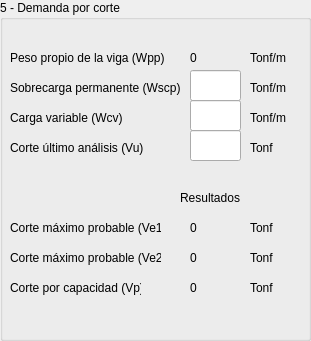
      <widget class="QGroupBox" name="groupBox_6">
       <property name="enabled">
        <bool>true</bool>
       </property>
       <property name="geometry">
        <rect>
         <x>10</x>
         <y>280</y>
         <width>311</width>
         <height>341</height>
        </rect>
       </property>
       <property name="title">
        <string>5 - Demanda por corte</string>
       </property>
       <widget class="QLabel" name="label_corte_derecho">
        <property name="geometry">
         <rect>
          <x>190</x>
          <y>250</y>
          <width>51</width>
          <height>16</height>
         </rect>
        </property>
        <property name="text">
         <string>0</string>
        </property>
       </widget>
       <widget class="QLineEdit" name="line_edit_corte_ultimo_viga">
        <property name="geometry">
         <rect>
          <x>190</x>
          <y>130</y>
          <width>51</width>
          <height>31</height>
         </rect>
        </property>
        <property name="text">
         <string/>
        </property>
       </widget>
       <widget class="QLabel" name="label_60">
        <property name="geometry">
         <rect>
          <x>10</x>
          <y>140</y>
          <width>171</width>
          <height>16</height>
         </rect>
        </property>
        <property name="text">
         <string>Corte último análisis (Vu)</string>
        </property>
       </widget>
       <widget class="QLabel" name="label_72">
        <property name="geometry">
         <rect>
          <x>180</x>
          <y>190</y>
          <width>61</width>
          <height>16</height>
         </rect>
        </property>
        <property name="text">
         <string>Resultados</string>
        </property>
       </widget>
       <widget class="QLabel" name="label_corte_capacidad">
        <property name="geometry">
         <rect>
          <x>190</x>
          <y>280</y>
          <width>51</width>
          <height>16</height>
         </rect>
        </property>
        <property name="text">
         <string>0</string>
        </property>
       </widget>
       <widget class="QLabel" name="label_95">
        <property name="geometry">
         <rect>
          <x>250</x>
          <y>140</y>
          <width>41</width>
          <height>16</height>
         </rect>
        </property>
        <property name="text">
         <string>Tonf</string>
        </property>
       </widget>
       <widget class="QLabel" name="label_97">
        <property name="geometry">
         <rect>
          <x>10</x>
          <y>220</y>
          <width>151</width>
          <height>16</height>
         </rect>
        </property>
        <property name="text">
         <string>Corte máximo probable (Ve1)</string>
        </property>
       </widget>
       <widget class="QLabel" name="label_98">
        <property name="geometry">
         <rect>
          <x>250</x>
          <y>250</y>
          <width>41</width>
          <height>16</height>
         </rect>
        </property>
        <property name="text">
         <string>Tonf</string>
        </property>
       </widget>
       <widget class="QLabel" name="label_99">
        <property name="geometry">
         <rect>
          <x>250</x>
          <y>280</y>
          <width>41</width>
          <height>16</height>
         </rect>
        </property>
        <property name="text">
         <string>Tonf</string>
        </property>
       </widget>
       <widget class="QLabel" name="label_113">
        <property name="geometry">
         <rect>
          <x>10</x>
          <y>250</y>
          <width>151</width>
          <height>16</height>
         </rect>
        </property>
        <property name="text">
         <string>Corte máximo probable (Ve2)</string>
        </property>
       </widget>
       <widget class="QLabel" name="label_114">
        <property name="geometry">
         <rect>
          <x>10</x>
          <y>280</y>
          <width>131</width>
          <height>16</height>
         </rect>
        </property>
        <property name="text">
         <string>Corte por capacidad (Vp)</string>
        </property>
       </widget>
       <widget class="QLabel" name="label_96">
        <property name="geometry">
         <rect>
          <x>250</x>
          <y>220</y>
          <width>41</width>
          <height>16</height>
         </rect>
        </property>
        <property name="text">
         <string>Tonf</string>
        </property>
       </widget>
       <widget class="QLabel" name="label_corte_izquierdo">
        <property name="geometry">
         <rect>
          <x>190</x>
          <y>220</y>
          <width>51</width>
          <height>16</height>
         </rect>
        </property>
        <property name="text">
         <string>0</string>
        </property>
       </widget>
       <widget class="QLabel" name="label_43">
        <property name="geometry">
         <rect>
          <x>10</x>
          <y>110</y>
          <width>171</width>
          <height>16</height>
         </rect>
        </property>
        <property name="text">
         <string>Carga variable (Wcv)</string>
        </property>
       </widget>
       <widget class="QLineEdit" name="line_edit_sobrecarga_variable_viga">
        <property name="geometry">
         <rect>
          <x>190</x>
          <y>100</y>
          <width>51</width>
          <height>31</height>
         </rect>
        </property>
        <property name="text">
         <string/>
        </property>
       </widget>
       <widget class="QLabel" name="label_63">
        <property name="geometry">
         <rect>
          <x>250</x>
          <y>110</y>
          <width>41</width>
          <height>16</height>
         </rect>
        </property>
        <property name="text">
         <string>Tonf/m</string>
        </property>
       </widget>
       <widget class="QLabel" name="label_13">
        <property name="geometry">
         <rect>
          <x>10</x>
          <y>80</y>
          <width>171</width>
          <height>16</height>
         </rect>
        </property>
        <property name="text">
         <string>Sobrecarga permanente (Wscp)</string>
        </property>
       </widget>
       <widget class="QLineEdit" name="line_edit_sobrecarga_permanente_viga">
        <property name="geometry">
         <rect>
          <x>190</x>
          <y>70</y>
          <width>51</width>
          <height>31</height>
         </rect>
        </property>
        <property name="text">
         <string/>
        </property>
       </widget>
       <widget class="QLabel" name="label_57">
        <property name="geometry">
         <rect>
          <x>250</x>
          <y>80</y>
          <width>41</width>
          <height>16</height>
         </rect>
        </property>
        <property name="text">
         <string>Tonf/m</string>
        </property>
       </widget>
       <widget class="QLabel" name="label_12">
        <property name="geometry">
         <rect>
          <x>10</x>
          <y>50</y>
          <width>171</width>
          <height>16</height>
         </rect>
        </property>
        <property name="text">
         <string>Peso propio de la viga (Wpp)</string>
        </property>
       </widget>
       <widget class="QLabel" name="label_peso_propio_viga">
        <property name="geometry">
         <rect>
          <x>190</x>
          <y>50</y>
          <width>51</width>
          <height>16</height>
         </rect>
        </property>
        <property name="text">
         <string>0</string>
        </property>
       </widget>
       <widget class="QLabel" name="label_54">
        <property name="geometry">
         <rect>
          <x>250</x>
          <y>50</y>
          <width>41</width>
          <height>16</height>
         </rect>
        </property>
        <property name="text">
         <string>Tonf/m</string>
        </property>
       </widget>
      </widget>
